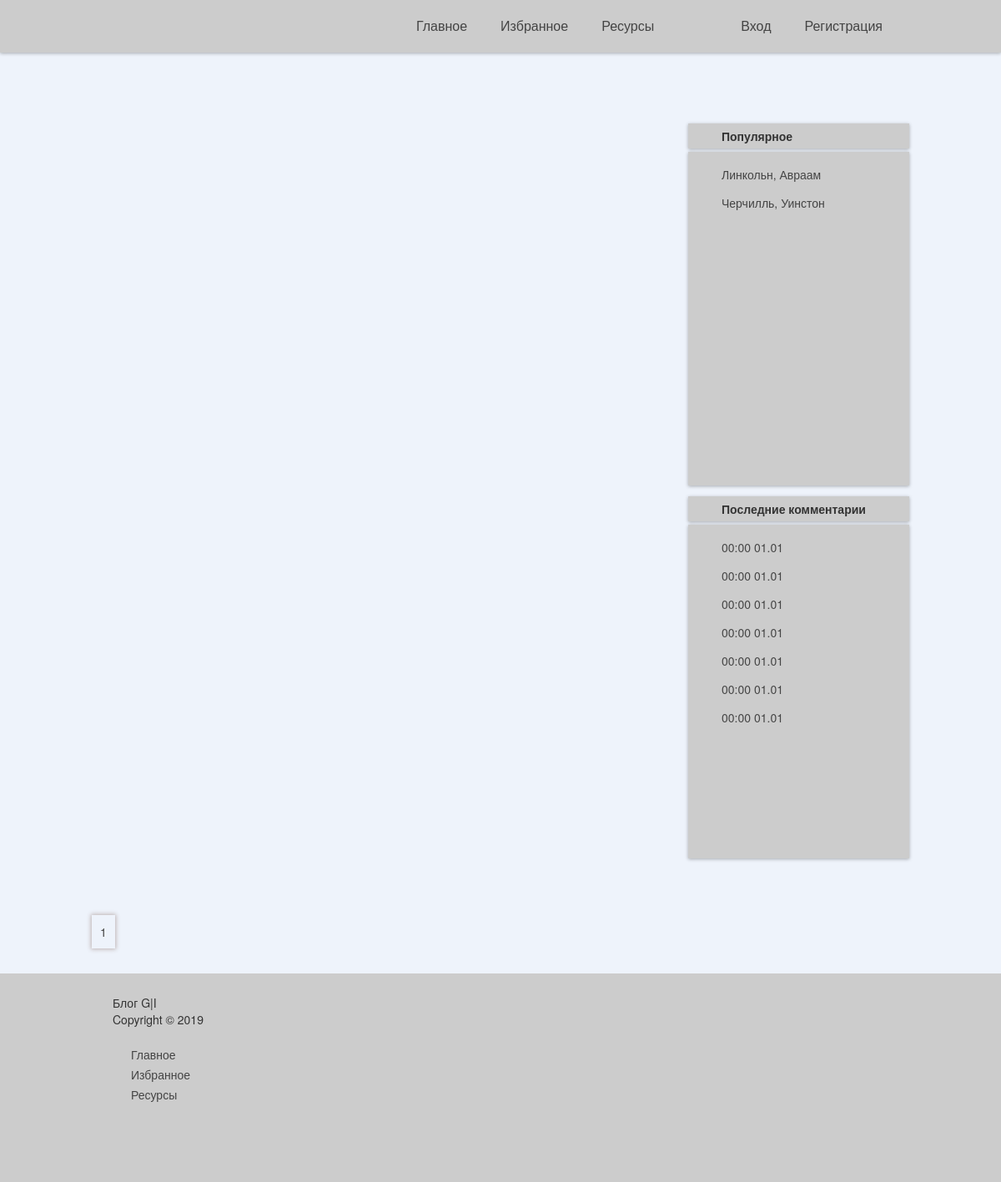
The page /index.php?page=2 on the database as committed earlier.
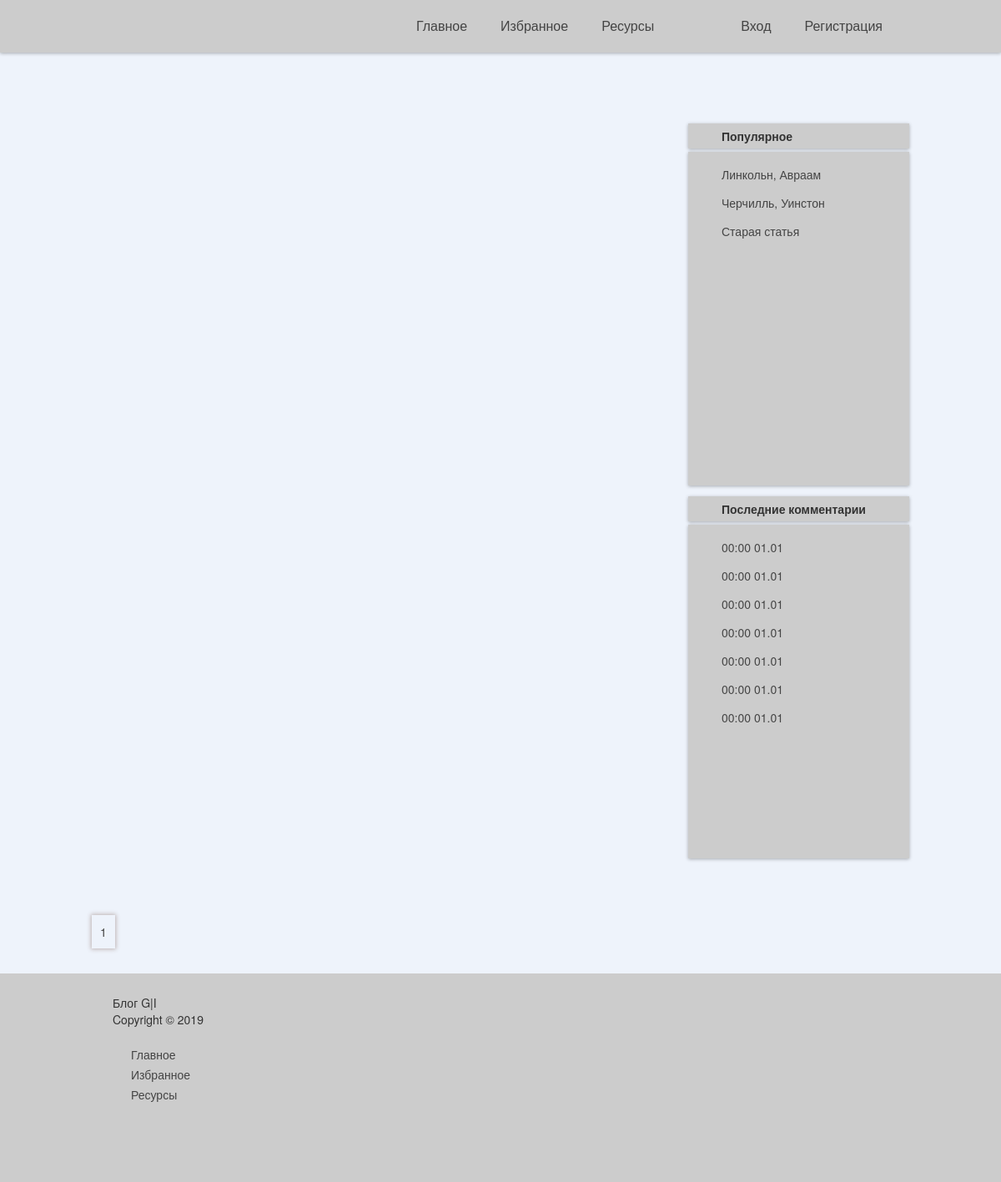
The same page on the database as committed later.
### tables this page shows
CREATE TABLE `articles` (
  `id` int(11) NOT NULL,
  `title` varchar(256) NOT NULL,
  `content` text NOT NULL,
  `data` date NOT NULL,
  `image` text NOT NULL
);

### views/aside.php (the view, shortened to what this page needs)
<aside class="interesting">
<div class="block_name"> <b> Популярное </b></div>
<div class="block_body">
  <ul class="menu_aside">
    <?php foreach($show_title as $value): ?>
    <li class="list_aside"><a class="link_aside" href="article.php?id=<?=$value['id']?>"><?=$value['title']?></a></li>
    <?php endforeach ?>
  </ul>
</div>
</aside>
<aside class="last_comments">
<div class="block_name"> <b> Последние комментарии </b></div>
<div class="block_body">
  <ul class="menu_aside">
    <?php
    foreach($show_last_comment as $a): ?>
    <li class="list_aside"><a class="link_aside" href="article.php?id=<?=$a['id_article']?>">
      <?=date("H:i", $a['comment_time'])?>
      <?=date("d.m", $a['comment_time'])?> <br />
    </a></li>
    <?php endforeach ?>
  </ul>
</div>
</aside>

### models/articles.php (shortened to what this page needs)
<?php
function getPagination($link)
{
  $kol = 4;
  $query = "SELECT COUNT(*) FROM `articles`";
  $result = mysqli_query ($link, $query);
  $row = mysqli_fetch_row($result);
  $result = $row[0];
  $all_pages = ceil($result/$kol);
  for($i=1; $i<=$all_pages; $i++){
    echo "<a href = index.php?page=".$i.">".$i."</a>";
  }
}
function show_title($link)
{
    $query = "SELECT `id`, `title`, `views` FROM `articles` ORDER BY `views` DESC";
    $result = mysqli_query($link, $query);
    $show_title = array();
    for ($i = 0; $i < 11; $i++){
        $row = mysqli_fetch_assoc($result);
        $show_title[] = $row;
    }
    return $show_title;
}
function show_last_comment($link)
{
  $query = "SELECT * FROM `comment` ORDER BY `comment_time` DESC";
  $result = mysqli_query($link, $query);
    $show_last_comment = array();
    for($i = 0; $i < 7; $i++)
    {
      $row = mysqli_fetch_assoc($result);
      $show_last_comment[] = $row;
    }
    return $show_last_comment;
}
?>

Rows that differ between the two databases and show on the page:
added articles: title "Старая статья"
